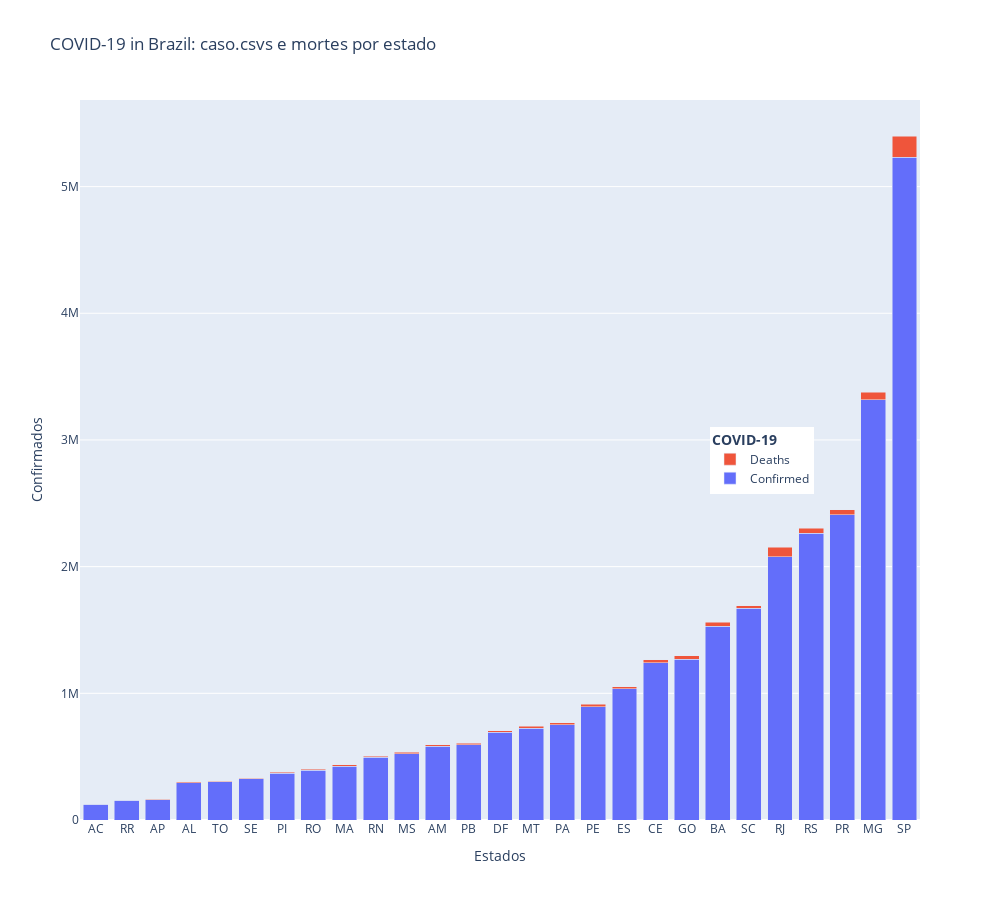

Here is the notebook cell this chart was saved with:
### Code cell
fig = go.Figure(data=[
    go.Bar(name='Confirmed', x=t['state'], y=t['confirmed']),
    go.Bar(name='Deaths', x=t['state'], y=t['deaths'])
])
fig.update_layout(barmode='stack', title="COVID-19 in Brazil: caso.csvs e mortes por estado", 
                  xaxis_title="Estados", yaxis_title="Confirmados", legend_title='<b>COVID-19</b>',
                  legend=dict(x=0.75,y=0.5), width=1000, height=900)
fig.show()

### Figure 1 — Plotly figure (JSON) as saved in the notebook; plotly's stock layout.template omitted (floating-point values rounded to 4 significant figures)
{"data": [{"name": "Confirmed", "type": "bar", "x": ["AC", "RR", "AP", "AL", "TO", "SE", "PI", "RO", "MA", "RN", "MS", "AM", "PB", "DF", "MT", "PA", "PE", "ES", "CE", "GO", "BA", "SC", "RJ", "RS", "PR", "MG", "SP"], "y": [123808, 155062, 160328, 295972, 302502, 325274, 367515, 391943, 424199, 495749, 523565, 581070, 594891, 691353, 724653, 751293, 892115, 1037188, 1239746, 1269853, 1530054, 1671175, 2078817, 2263880, 2407960, 3317401, 5232374]}, {"name": "Deaths", "type": "bar", "x": ["AC", "RR", "AP", "AL", "TO", "SE", "PI", "RO", "MA", "RN", "MS", "AM", "PB", "DF", "MT", "PA", "PE", "ES", "CE", "GO", "BA", "SC", "RJ", "RS", "PR", "MG", "SP"], "y": [1992, 2144, 2122, 6869, 4142, 6309, 7721, 7172, 10869, 8119, 10486, 14151, 10189, 11573, 14854, 18079, 21366, 14323, 26708, 26212, 29658, 21648, 72695, 38985, 42896, 60767, 167110]}], "layout": {"barmode": "stack", "height": 900, "legend": {"title": {"text": "<b>COVID-19</b>"}, "x": 0.75, "y": 0.5}, "title": {"text": "COVID-19 in Brazil: caso.csvs e mortes por estado"}, "width": 1000, "xaxis": {"title": {"text": "Estados"}}, "yaxis": {"title": {"text": "Confirmados"}}}}
